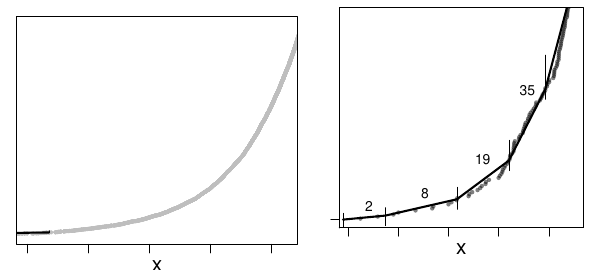

This figure's R source:
### Illustrates the piece-wise linear approximation of the cumulative distribution using constant size bins

fade = rgb(0,0,0,alpha=0.5)
dot.size = 0.7
n = 100
set.seed(5)

pdf("linear-interpolation.pdf", width=6, height=2.7, pointsize=10)
layout(matrix(c(1,2),byrow=T, ncol=2), widths=c(1.1,1))
u = sort(runif(n))
x = log(1-u)
x = sort(x)
F = ((0:(n-1))+0.5)/n
par(mar=c(1.5,1.,1,1))
plot(x, F, cex=0.5, pch=21, bg='gray', col='gray', type='b', xlim=c(-5,-0.75), ylim=c(0,0.6), yaxt='n', xaxt='n')
axis(side=1, at=-5:-1, labels=NA)
title(xlab='x', line=0.8, cex.lab=1.5)
title(ylab='q', line=1.5, cex.lab=1.5)
i.bin = 10*(0:(n/10))+1
i.right = i.bin-1
i.right = i.right[i.right > 0]
m = length(i.right)
i.bin = i.bin[1:m]

x.bin = rep(0, m+1)
x.bin[1] = x[1] - (x[2]-x[1])
i = 2:m
x.bin[i] = (x[i.bin[i]-1] + x[i.bin[i]])/2
F.bin = (0:m)/10
lines(x.bin, F.bin, lwd=2)
dy = 0.04
for (i in 1:(m+1)) {
    x.text = (x[i.bin[i]] + x[i.right[i]])/2
    y.text = (F.bin[i] + F.bin[i+1])/2
    x.offset = 0.3 * y.text
    y.offset = dy * (1 + 3*y.text)
    x.pos = x.text - x.offset
    y.pos = y.text + y.offset
    lines(c(x.bin[i],x.bin[i]), c(F.bin[i]-dy+0.02, F.bin[i]+dy+y.offset-0.05), lt=1, col=fade)
    text(x.pos, y.pos, i.right[i]-i.bin[i]+1)
}
###text(-5, 0.4, adj=0, "Constant size bins result in large")
###text(-5, 0.35, adj=0, "errors at extreme quantiles")

par(mar=c(2.5,1.5,0.5,1))

plot(x, F, cex=dot.size, pch=21, bg=fade, col=NA, type='b', xlim=c(-5,-0.75), ylim=c(0,0.6), yaxt='n', xaxt='n')
axis(side=1, at=-5:-1, labels=NA)
axis(side=2, at=(0:6)/10, labels=NA)
title(xlab='x', line=0.8, cex.lab=1.5)
title(ylab='q', line=2, cex.lab=1.5)
q.to.k = function(q,compression) {
    compression * (asin(2*q-1)/pi + 1/2)
}

k.to.q = function(k,compression) {
    sin(k/compression*pi - pi/2)/2 + 0.5
}

k.bin = 0:10
q.bin = k.to.q(k.bin, compression=10)

i.bin = floor(n * q.bin) + 1
i.right = i.bin-1
i.right = i.right[i.right > 0]
m = length(i.right)
i.bin = i.bin[1:m]

x.bin = c(x[1] - (x[2]-x[1]), (x[i.right[1:(m-1)]] + x[i.bin[2:m]])/2)
F.bin = (i.bin-1) / 100
lines(x.bin, F.bin, lwd=2)
dy = 0.04
for (i in 1:m) {
    x.text = (x[i.bin[i]] + x[i.right[i]])/2
    y.text = (F.bin[i] + F.bin[i+1])/2
    x.offset = 0.3 * y.text
    y.offset = dy * (1 + 3*y.text)
    x.pos = x.text - x.offset
    y.pos = y.text + y.offset
    lines(c(x.bin[i],x.bin[i]), c(F.bin[i]-dy+0.02, F.bin[i]+dy+y.offset-0.05), lt=1, col=fade)
    text(x.text - x.offset, y.text + y.offset, i.right[i]-i.bin[i]+1)
}
###text(-5, 0.35, adj=0, "Variable size bins keep errors")
###text(-5, 0.3, adj=0, "small at extreme quantiles")

dev.off()
